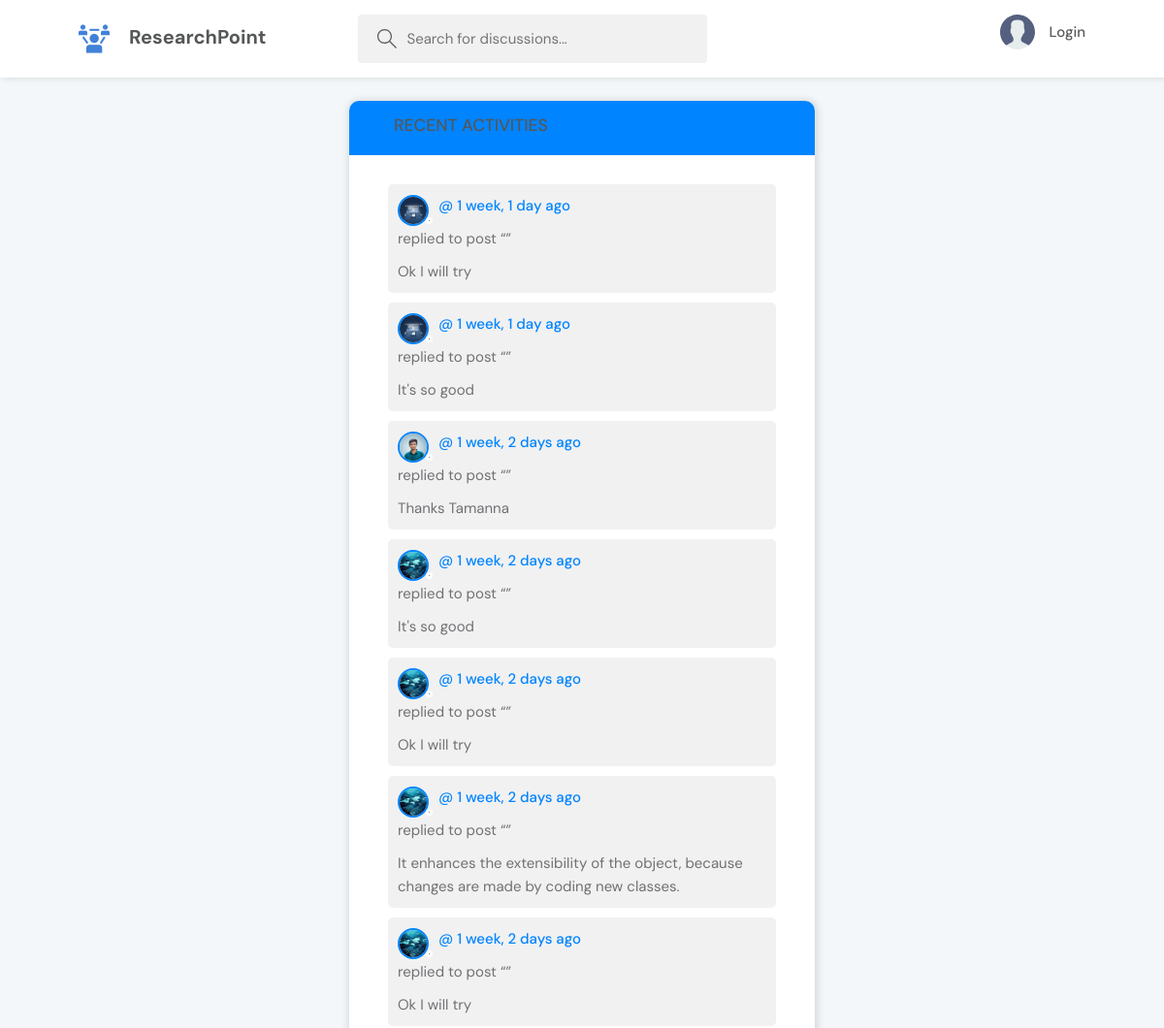
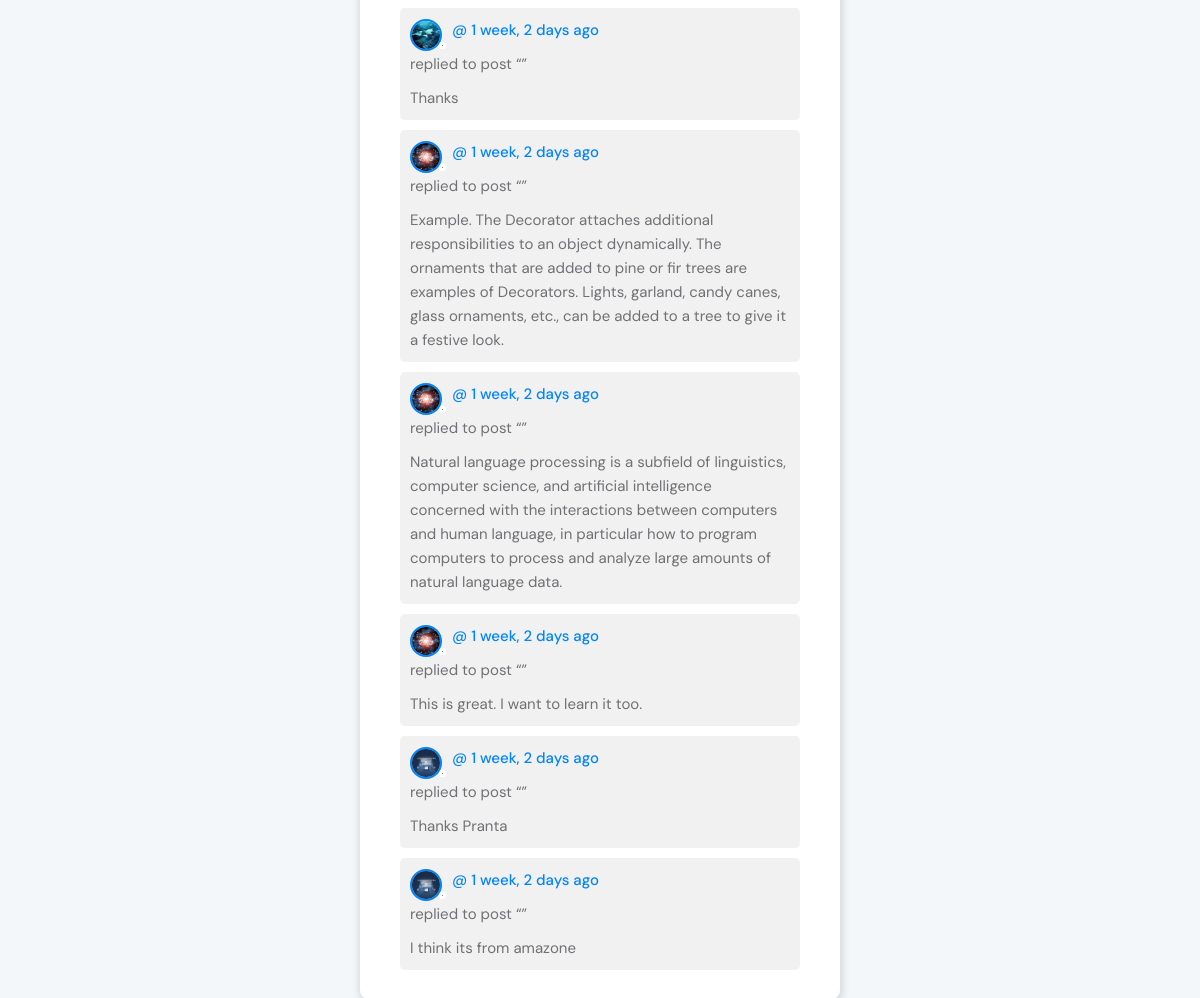
The page /activity/ on the database its author committed (2 pictures, top to bottom).
### Discussions/models.py (models this page shows, shortened)
class Comment(models.Model):
    user = models.ForeignKey(User, on_delete=models.CASCADE)
    discussion = models.ForeignKey(Discussion, on_delete=models.CASCADE)
    body = models.TextField(blank=True, null=True)
    update = models.DateTimeField(auto_now=True)
    created =models.DateTimeField(auto_now_add=True)
    class Meta:
        ordering = ('-update', '-created')

### Accounts/models.py (models this page shows)
class User(AbstractUser):
    name = models.CharField(max_length=200, null=True)
    email = models.EmailField(null=True, unique=True)
    bio = models.TextField(null=True)
    institution = models.CharField(null=True, max_length=255,)
    is_user  = models.BooleanField(default=False, blank=True, null=True)
    is_researcher  = models.BooleanField(default=False, blank=True, null=True)
    avatar = models.ImageField(upload_to='upload', null=True, default="avatar.svg")
    REQUIRED_FIELDS = []

### Discussions/views.py (the view)
# urls.py: path('activity/', views.activityPage, name="activity"),
def activityPage(request):
    discussion_comments = Comment.objects.all()
    context = {'discussion_comments':discussion_comments}
    return render(request, 'Discussions/activity.html', context)

### Discussions/templates/Discussions/activity.html (shortened to what this page needs)
{% extends 'main.html' %}
{% block main %}
<main class="layout">
  <div class="container">
    <div class="myLayout">
      <div class="myLayoutHeader">
        <div class="myLayoutTitle">
          <a href="{% url 'home' %}">
            <svg version="1.1" xmlns="http://www.w3.org/2000/svg" width="32" height="32" viewBox="0 0 32 32">
              <title>arrow-left</title>
              <path
                d="M13.723 2.286l-13.723 13.714 13.719 13.714 1.616-1.611-10.96-10.96h27.625v-2.286h-27.625l10.965-10.965-1.616-1.607z"
              ></path>
            </svg>
          </a>
          <h3>Recent Activities</h3>
        </div>
      </div>
      <div class="activities-page layout__body">
        {% for comment in discussion_comments %}
    <div class="actBox">
      <div class="actBoxHeader discussionList_header">
        <a href="{% url 'user-profile' comment.user.id %}" class="discussionList_author">
          <div class="avatar avatar--small">
            <img src="{{ comment.user.avatar.url }}" />
          </div>
          <p>
            @{{comment.username}}
            <span>{{comment.created|timesince}} ago</span>
          </p>
        </a>
      </div>
      <div class="actBoxContent">
        <p>replied to post “<a href="{% url 'discussion' comment.room.id %}">{{ comment.room }}</a>”</p>
        <div class="actBoxRoomContent">
          {{ comment.body }}
        </div>
      </div>
    </div>
  {% endfor %}
      </div>
    </div>
  </div>
</main>
{% endblock main %}

### static/css/style.css (style rules this page uses)
:root { --color-main: #0084FF; --color-main-light: #e1f6fb; --mycolor-light: #ffffff;; --color-dark-medium: #f1f1f1; --color-dark-light: #0084FF; --mycolor-dark: rgb(85, 87, 88); --color-gray: #595a5c; --color-light-gray: #707174; --color-bg: #F4F7F9; --color-success: #5dd693; --color-error: #fc4b0b; --light-color:#CDEBFF; }
* { font-family: "DM Sans", -apple-system, BlinkMacSystemFont, "Segoe UI", Roboto, Oxygen, Ubuntu, Cantarell, "Open Sans", "Helvetica Neue", sans-serif; margin: 0; padding: 0; box-sizing: border-box; text-rendering: optimizeLegibility; font-size: inherit; }
html { font-size: 56.25%; }
@media only screen and (min-width: 1200px) { html { font-size: 62.5%; } }
body { line-height: 1.6; font-weight: 400; font-size: 1.5rem; color: var(--color-light-gray); background-color: var(--color-bg); min-height: 100vh; }
img { width: 100%; }
a { display: inline-block; color: var(--color-main); text-decoration: none; }
.container { max-width: 120rem; width: 90%; margin: auto; }
.avatar { position: relative; display: inline-block; border-radius: 50%; border: 2px solid var(--color-main); }
.avatar img { display: block; border-radius: 50%; object-fit: cover; object-position: center; }
.avatar::after { content: ""; display: block; position: absolute; background-color: var(--color-gray); z-index: 111; border-radius: 50%; border: 0.3rem solid var(--mycolor-light); }
.avatar.avatar--small img { width: 2.8rem; height: 2.8rem; }
.avatar.avatar--small:after { width: 0.7rem; height: 0.7rem; bottom: 0px; right: -6px; }
.layout { margin-top: 2.4rem; }
.layout > .container { display: flex; justify-content: space-between; align-items: flex-start; }
.myLayout { width: 90%; max-width: 48rem; min-height: 40rem; margin: 0 auto; background-color: var(--mycolor-light); border-radius: 1rem; box-shadow: 1px 1px 6px 3px rgb(0 0 0 / 10%); overflow: hidden; }
.myLayoutHeader { display: flex; padding: 1.5rem; background-color: var(--color-dark-light); }
.myLayoutTitle { display: flex; gap: 1.5rem; align-items: center; }
.myLayoutTitle h3 { text-transform: uppercase; font-weight: 500; color: var(--mycolor-dark); }
.myLayoutTitle svg { width: 1.6rem; height: 1.6rem; fill: var(--color-main); }
.layout__body { margin: 3rem; }
.discussionList_header { display: flex; justify-content: space-between; align-items: center; }
.discussionList_author { font-weight: 500; display: flex; align-items: center; gap: 1rem; }
.actBox { background: #f1f1f1; padding: 1rem; margin: 1rem; border-radius: 0.5rem; }

### rows shown on the page
Comment: user.avatar (picture), created "1 week, 1 day", body "Ok I will try"
Comment: user.avatar (picture), created "1 week, 1 day", body "It's so good"
Comment: user.avatar (picture), created "1 week, 2 days", body "Thanks Tamanna"
Comment: user.avatar (picture), created "1 week, 2 days", body "It's so good"
Comment: user.avatar (picture), created "1 week, 2 days", body "Ok I will try"
Comment: user.avatar (picture), created "1 week, 2 days", body "It enhances the extensibility of the object, because changes are made by coding new classes."
Comment: user.avatar (picture), created "1 week, 2 days", body "Ok I will try"
Comment: user.avatar (picture), created "1 week, 2 days", body "Thanks"
Comment: user.avatar (picture), created "1 week, 2 days", body "Example. The Decorator attaches additional responsibilities to an object dynamically. The ornaments that are added to pine or fir trees are examples of Decorators. Lights, garland, candy canes, glass ornaments, etc., can be added to a tree to give it a festive look."
Comment: user.avatar (picture), created "1 week, 2 days", body "Natural language processing is a subfield of linguistics, computer science, and artificial intelligence concerned with the interactions between computers and human language, in particular how to program computers to process and analyze large amounts of natural language data."
Comment: user.avatar (picture), created "1 week, 2 days", body "This is great. I want to learn it too."
Comment: user.avatar (picture), created "1 week, 2 days", body "Thanks Pranta"
Comment: user.avatar (picture), created "1 week, 2 days", body "I think its from amazone"
